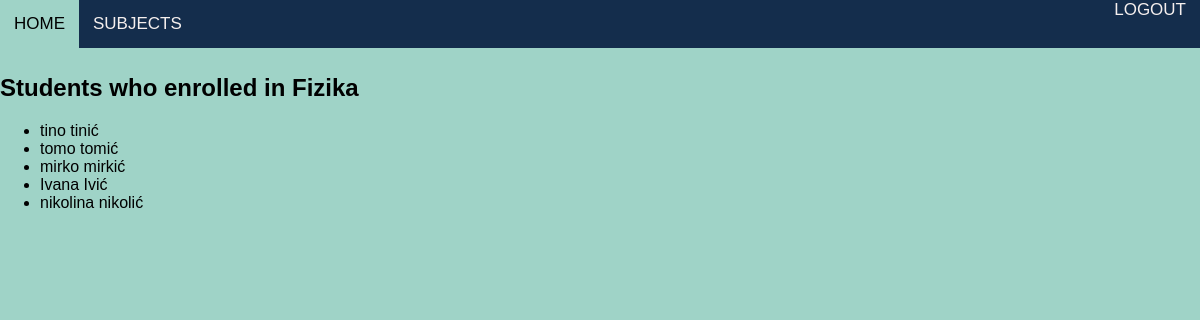
Screenshot of /subject/enrolled_students/2/ (signed in) with the database file from the repository.
### EnrollmentApp/models.py (models this page shows, shortened)
class Predmeti(models.Model):
    IZBORNI = (('da', 'da'), ('ne', 'ne'))
    name = models.CharField(max_length=50)
    kod = models.CharField(max_length=10)
    program = models.TextField(max_length=50,null=False)
    ects = models.IntegerField(null=False)
    sem_red = models.IntegerField(null=False)
    sem_izv = models.IntegerField(null=False)
    izborni = models.CharField(max_length=10, choices=IZBORNI)
    nositelj = models.ForeignKey(Korisnici, on_delete=models.SET_NULL, null=True, default=None)

class Korisnici(AbstractUser):
    class RoleChoices(Enum):
        ADMINISTRATOR = 'administrator'
        PROFESOR = 'profesor'
        STUDENT = 'student'
    class StatusChoices(Enum):
        NONE = 'none'
        REDOVAN = 'redovan'
        IZVANREDAN = 'izvanredan'
    role = models.CharField(max_length=20, choices=[(role.value, role.name) for role in RoleChoices])
    status = models.CharField(max_length=20, choices=[(status.value, status.name) for status in StatusChoices])
    user_permissions = models.ManyToManyField(
        Permission,
        verbose_name='user permissions',
        blank=True,
        related_name='korisnici_set'
    )
    groups = models.ManyToManyField(
        'auth.Group',
        verbose_name='groups',
        blank=True,
        related_name='korisnici_set'
    )

### EnrollmentApp/views.py (the view)
# urls.py: path('subject/enrolled_students/<int:subject_id>/', views.subject_enrolled_students, name='subject_enrolled_students'),
@login_required
@user_passes_test(check_professor)
def subject_enrolled_students(request, subject_id):
    subject = get_object_or_404(Predmeti, id=subject_id)
    enrolled_students = Korisnici.objects.filter(studentenrollment__subject=subject, studentenrollment__status='Enrolled')
    context = {
        'subject': subject,
        'enrolled_students': enrolled_students,
    }
    return render(request, 'subject_enrolled_students.html', context)

### EnrollmentApp/views.py (called while the page is built)
def check_professor(user):
     return user.role == 'profesor'

### EnrollmentApp/templates/subject_enrolled_students.html (shortened to what this page needs)
{% load static %}
<!DOCTYPE html>
<html>
<head>
    <link rel="stylesheet" type="text/css" href="{% static 'css/style.css' %}">
</head>
<body>
    <nav>
        <div class="nav-left">
            <a href="{% url 'success' %}">HOME</a>
            <a href="{% url 'professor_subjects' %}" >SUBJECTS</a>
        </div>
        <div class="nav-right">
            <a href="{% url 'logout' %}" class="logout">LOGOUT</a>
        </div>
    </nav>
    <br>
    <br>
    <br>
    <h2> Students who enrolled in {{ subject.name }}</h2>
    {% if enrolled_students %}
        <ul>
            {% for student in enrolled_students %}
                <li>{{ student.first_name }} {{ student.last_name }}</li>
            {% endfor %}
        </ul>
    {% else %}
        <p>No enrolled students for this subject.</p>
    {% endif %}
</body>
</html>

### static/css/style.css (style rules this page uses)
body { font-family: Arial, sans-serif; background-color: #9fd3c7; margin: 0px; padding: 0px; }
nav { position: fixed; overflow: hidden; top: 0; width: 100%; display: flex; flex-wrap: wrap; background-color: #142d4c; color: rgb(245, 239, 238); z-index: 100; }
.nav-left { display: flex; }
.nav-right { margin-left: auto; }
nav a { text-align: center; padding: 14px; text-decoration: none; font-size: 17px; overflow: hidden; color: rgb(245, 239, 238); }

### rows the page displays
Predmeti: name "Fizika"
Korisnici: first_name "tino", last_name "tinić"
Korisnici: first_name "tomo", last_name "tomić"
Korisnici: first_name "mirko", last_name "mirkić"
Korisnici: first_name "Ivana", last_name "Ivić"
Korisnici: first_name "nikolina", last_name "nikolić"
